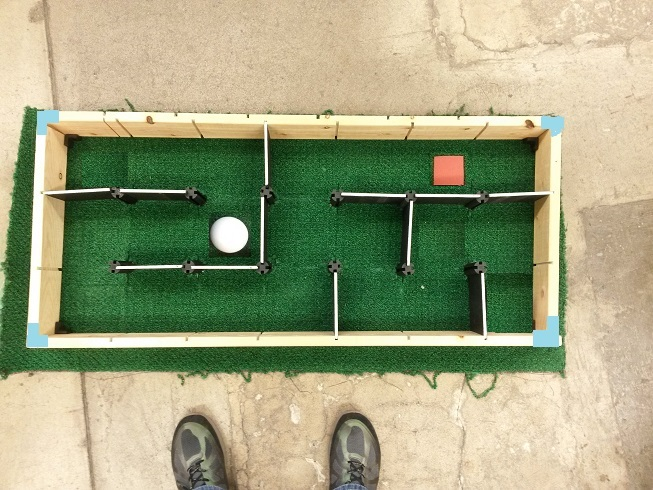
#> input picture maze3.jpg, 653 x 490 px, given in place of the camera
$ python maze_main.py
#> lines starting #> are read from the running program, lines starting #| are printed output that depends on the picture
### camera_main.py
"""
Brigham Young University
Sphero Maze Runner
ECEn Department Demo
Camera Main Code

Written in Python3
August 2019
"""

# Imports
import cv2
import time
import numpy as np
import json
import os
import tkinter as tk
import PIL.Image
import PIL.ImageTk

"""
Save Files:

these macros contain the file names for text files where various information
is saved.
Parameters:  saves threshold values for filters
Corners:  saves coordinates for four corners of maze.
Camera settings:  saves camera settings (exposure/brightness)
No Camera Img:  Image of a dummy maze used in testing/debugging
"""
PARAMETERS_FILE = "parameters.txt"
PRESET_FILE = "preset_settings.txt"
CORNERS_FILE = "corners.txt"
CAMERA_SETTINGS_FILE = "camSettings.txt"
NOCAM_IMG = 'testImage.jpg'

"""
Camera Parameters and Settings:

the following macros are used in operating the camera.

The camera number indicates which camera is being used; default value is 0. If
there are multiple cameras connected to a computer, adjust this integer
value until you get the correct camera.

The maximum, minimum, and initial values for brightness and exposure are given.
Be aware that for OpenCV that Linux and Windows use different values. Also,
these values may change with different camera, so double-check these values for
each camera (along with camera resolution).

The initial values are used to set up the camera.
"""
CAMERA_NUMBER = 0
# [6 lines of commented-out code are left out]
CAM_MAX_EXPOSURE_LINUX = 200
CAM_MAX_BRIGHTNESS_LINUX = 100.0
CAM_MIN_EXPOSURE_LINUX = 0
CAM_MIN_BRIGHTNESS_LINUX = 0
CAM_INITIAL_BRIGHTNESS_LINUX = 100
CAM_INITIAL_EXPOSURE_LINUX = 50
# Windows Camera Parameters
CAM_MAX_EXPOSURE_WIN = 0
CAM_MAX_BRIGHTNESS_WIN = 50
CAM_MIN_EXPOSURE_WIN = -13
CAM_MIN_BRIGHTNESS_WIN = 0
CAM_INITIAL_BRIGHTNESS_WIN = 25
CAM_INITIAL_EXPOSURE_WIN = -10

# Pixel width and height for cropped and warped maze image
PERSPECTIVE_WIDTH = 560		# Pixel Width
PERSPECTIVE_HEIGHT = 240    # Pixel Height

"""
Filtering parameters

The kernel is used for filtering. The trackbar maximums keep the HSV limited to
legimate HSV values.
"""
kernel = np.ones((3, 3), np.uint8)  # Kernel for filtering
H_TRACKBAR_MAX = 180
S_TRACKBAR_MAX = 255
V_TRACKBAR_MAX = 255


# This class will handle the camera and the filters
class MazeCamera:
    """Maze Camera: interface for camera

        The purpose of this code is to provide an interface for the maze
        code to interact with the camera. This code will handle the camera
        object, camera settings, and filter settings. This code will also
        handle functionality for corner coordinates.

    """

    def __init__(self, nocam=False):
        """Initialize the camera and color filters.

        First, the nocam flag is checked to determine whether to open the camera
        or load the dummy maze image. Next, the camera parameter variables are
        initialized according the the OS.

        The camera is then opened and the filters initialized.  Lastly, the
        corner coordinates from the previous run are loaded.

        :param nocam: boolean; if true, an image of the maze is loaded in place
                      of live stream (testing/debugging).
        """
        # Flag for no camera debug mode
        self.noCam = nocam

        # Camera Parameter setup
        self.cam_brightness_min = CAM_MIN_BRIGHTNESS_LINUX
        self.cam_brightness_max = CAM_MAX_BRIGHTNESS_LINUX
        self.cam_exposure_min = CAM_MIN_EXPOSURE_LINUX
        self.cam_exposure_max = CAM_MAX_EXPOSURE_LINUX
        self.cam_exposure_value = CAM_INITIAL_EXPOSURE_LINUX
        self.cam_brightness_value = CAM_INITIAL_BRIGHTNESS_LINUX
        self.OS = self.__check_os()

        # Camera Setup
        self.camera_open = False   # True if the camera is open
        self.camera_setup = False  # True if camera settings are configured
        if not self.noCam:
            self.cap = self.__open_camera()
            self.__setup_camera()

        # Filter setup
        # Initialize the thresholds for walls and endPoints
        self.wallsThreshold = self.Threshold("Walls Threshold")
        self.endPointThreshold = self.Threshold("Endpoint Threshold")
        self.__init_thresholds()

        # Load corners
        self.corners_set = False
        self.__load_corners()

    def __del__(self):
        """Class destructor releases camera at close of program; resets flags

        :return: nothing
        """
        try:
            if self.cap:
                self.cap.release()
            print("Maze Camera: Closing Camera")
        except Exception as error:
            print("Maze Camera: Hard Close")
            print(error)

        # Reset flags
        self.camera_open = False
        self.camera_setup = False

# --------------------------  Helper Classes --------------------------------- #

    class Threshold:
        """
        The HSV threshold class used for storing filter thresholds values for
        each filter

        These values will be overwritten with the actual filter values
        """
        def __init__(self, threshold_name):
            self.name = threshold_name  # Identifying name
        # HSV values
        H_MIN = 0
        H_MAX = 180
        S_MIN = 0
        S_MAX = 255
        V_MIN = 0
        V_MAX = 255

    class Sliders:
        # [36 lines left out: functions __init__, __init_trackbar, not called in this run]

# ------------------------------------- Camera Setup ------------------------- #

    def __open_camera(self):
        """ Open camera will open up camera object (video capture).

        :return: camera object if successful; None otherwise
        """
        # Open the camera
        try:
            camera = cv2.VideoCapture(CAMERA_NUMBER)
            # Check if the opened
            if camera.isOpened():
                self.camera_open = True
                print("Maze Camera Opened")
                return camera
            else:
                print("Maze Camera: Init Error: Failed to open camera")
                return
        # Sound the alarm if the camera fails to open
        except Exception as error:
            print("Maze Camera: Init Error: Failed to open the camera for the",
                  " following reason:")
            print(error)
            return

    def __setup_camera(self):
        """ Setup camera will initialize the settings for the camera

        The camera brightness and exposure values are set to initial values
        according to the OS

        :return: nothing
        """
        # Initialize camera brightness and exposure
        self.cam_brightness_value = self.cam_brightness_init
        self.cam_exposure_value = self.cam_exposure_init
        # Apply exposure and brightness values to camera
        if self.camera_open:
            try:
                # This is needed in Linux to allow changes in exposure
                self.cap.set(cv2.CAP_PROP_AUTO_EXPOSURE, 0.25)
                self.__load_cam_settings()
                # Windows
                if self.OS == 'Windows':
                    self.cap.set(cv2.CAP_PROP_BRIGHTNESS,
                                 self.cam_brightness_value)
                    self.cap.set(cv2.CAP_PROP_EXPOSURE,
                                 self.cam_exposure_value)
                # Linux
                else:
                    self.cap.set(cv2.CAP_PROP_BRIGHTNESS,
                                 (self.cam_brightness_value /
                                  CAM_MAX_BRIGHTNESS_LINUX))
                    self.cap.set(cv2.CAP_PROP_EXPOSURE,
                                 (self.cam_exposure_value /
                                  CAM_MAX_EXPOSURE_LINUX))
                self.camera_setup = True  # Set flag
            except Exception as error:
                print("Maze Camera Error:  Failed to setup camera: ")
                print(error)

# -------------------- Reset functions for camera and filters ---------------- #
    # [71 lines left out: functions reset_camera, set_exposure, set_brightness, save_cam_settings, not called in this run]

    def __load_cam_settings(self):
        """ This function will read in camera settings from a text file

        :return: nothing
        """
        try:
            with open(CAMERA_SETTINGS_FILE) as f:
#> (reads camSettings.txt from the repository)
                self.cam_brightness_value, self.cam_exposure_value =\
                    json.load(f)
            print("Maze Camera: Loading previous brightness and exposure",
                  " settings from file: ",
                  self.cam_brightness_value,
                  self.cam_exposure_value)
        except Exception as error:
            print("Maze Camera: Unable to load brightness and exposure settings"
                  " from camSettings.txt.")
            print(error)

# -------------------- Filters and Stuff ------------------------------------- #
    def __init_thresholds(self):
        """ This function will read in threshold values from a text file

        :return:
        """
        print("Maze Camera: Loading filter values from param file")
        f = open(PARAMETERS_FILE, 'r')
#> (reads parameters.txt from the repository)
#> (reads corners.txt from the repository)
        self.__read_values_from_file(f, self.wallsThreshold)
        self.__read_values_from_file(f, self.endPointThreshold)

        f.close()

    # [11 lines left out: function save_threshold_values, not called in this run]

    @staticmethod
    def __read_values_from_file(file, threshold_class):
        """ Supporting function that reads values into a threshold class.

        :param file: file object to be read
        :param threshold_class: the threshold class used (e.g. walls)
        :return: nothing
        """
        try:
            threshold_class.H_MIN = int(file.readline())
            threshold_class.H_MAX = int(file.readline())
            threshold_class.S_MIN = int(file.readline())
            threshold_class.S_MAX = int(file.readline())
            threshold_class.V_MIN = int(file.readline())
            threshold_class.V_MAX = int(file.readline())

        except Exception as error:
            print("Maze Camera: failed to read in file: ")
            print(error)

    # [253 lines left out: functions __write_values_to_file, __on_trackbar, __create_trackbars, close_window, __pack_buttons, __load_preset_values and 4 more, not called in this run]

    def get_image_wall_filtered(self, transform=False):
        """ Returns an image filtered with the threshold values for the walls

            If transform is true, it will return a transformed image that crops
            out everything outside the region between the corners and forces
            that region into a rectangular shape

            An image is read from the camera. This image is then passed through
            a threshold filter based on the HSV wall values.

        :param transform: Bool; if true, corners are used ot warp image to
        :return: filtered image of walls
        """
#> called with transform = True
        if self.noCam:
            img = cv2.imread(NOCAM_IMG, cv2.IMREAD_COLOR)

        elif self.camera_open:
            # Read and return image from camera
            ret, img = self.cap.read()
#> img is the input picture: shape (490, 653, 3); mean B, G, R 126.2, 161.8, 157.6

        else:
            return

        # Apply transformation to image if needed
        if transform:
            try:
                img = self.__crop_image(img)
            except Exception as error:
                print("Maze Camera: Get Image Error: failed to get transformed",
                      " image")
                print(error)

        # Convert it to HSV and filter it
        hsv_img = cv2.cvtColor(img, cv2.COLOR_BGR2HSV)
        walls_img = cv2.inRange(hsv_img, np.array([self.wallsThreshold.H_MIN,
                                                   self.wallsThreshold.S_MIN,
                                                   self.wallsThreshold.V_MIN]),
                                np.array([self.wallsThreshold.H_MAX,
                                          self.wallsThreshold.S_MAX,
                                          self.wallsThreshold.V_MAX]))
        # walls_img = cv2.erode(walls_img, kernel, iterations=1)
        walls_img = cv2.morphologyEx(walls_img, cv2.MORPH_OPEN, kernel)
        walls_img = cv2.morphologyEx(walls_img, cv2.MORPH_OPEN, kernel)
        walls_img = cv2.morphologyEx(walls_img, cv2.MORPH_CLOSE, kernel)
        # walls_img =cv2.dilate(walls_img, kernel, iterations=2)

        return walls_img

    # [65 lines left out: functions get_image_endpoint_filtered, get_corners, __save_corners, not called in this run]

    def __load_corners(self):
        """ This function will read in corner values from a text file

        :return: nothing
        """
        try:
            with open(CORNERS_FILE) as f:
                self.maze_ROI, self.corners = json.load(f)
            print("Maze Camera: Loading previous corner values from file: ",
                  self.corners)
            self.corners_set = True
        except Exception as error:
            print("Maze Camera: Unable to load corner data from corners.txt.",
                  " Please set corners before running maze")
            print(error)

    # [102 lines left out: functions set_corners, CallBackFunc, not called in this run]

# ------------------------------------------ Transformations ----------------- #
    def __getTransformation(self):
        """ Uses corners to transform image perspective

        :return: transformed image
        """
        if not self.corners_set:
            print("Maze Camera: Transform Error: corners not set")

        else:
            transformed_corners = [[0, 0],
                                   [PERSPECTIVE_WIDTH - 0, 0],
                                   [0, PERSPECTIVE_HEIGHT - 0],
                                   [PERSPECTIVE_WIDTH - 0,
                                    PERSPECTIVE_HEIGHT - 0]]

            transformation = \
                cv2.getPerspectiveTransform(np.array(self.corners,
                                                     np.float32),
                                            np.array(transformed_corners,
                                                     np.float32))
            return transformation

    def __crop_image(self, img):
        """ Crops an image according to the corners.

        Uses a warp perspective to return image to rectangular shape

        :param img: Image to be cropped
        :return: cropped image
        """
        if self.corners_set:
            # Crop image to that which is within corners
            img = img[self.maze_ROI['row1']: self.maze_ROI['row2'],
                      self.maze_ROI['col1']: self.maze_ROI['col2']]
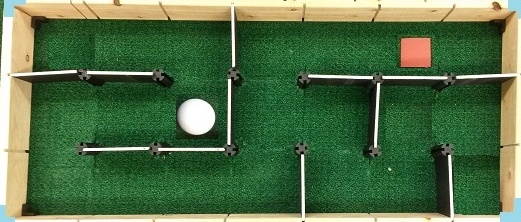
#> img: shape (222, 521, 3); mean of channels 0, 1, 2 71.5, 112.7, 81.4; drawn as B, G, R
            # Transform image
            transformation = self.__getTransformation()
            img = cv2.warpPerspective(img, transformation,
                                      (PERSPECTIVE_WIDTH, PERSPECTIVE_HEIGHT))
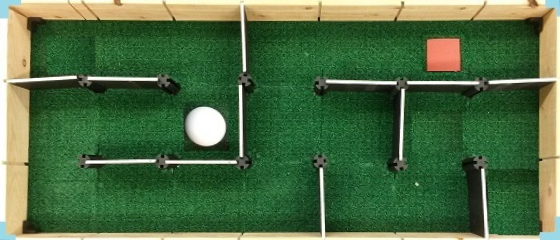
#> img: shape (240, 560, 3); mean of channels 0, 1, 2 67.9, 109.4, 77.6; drawn as B, G, R
        else:
            print("Maze Camera: Crop Image Error: corners not set")

        return img

# ------------------------------------------ OS CHECKER ---------------------- #
    def __check_os(self):
        """ Checks OS

        This function will determine the OS running the program.  It assumes
        that either Windows or Linux is running it.

        Mac OS is not directly supported, but will be assumed to be Linux.

        The result of this test will determine which parameters to use for
         camera brightness and exposure.

        :return: String of OS name
        """
        if os.name == 'nt':
            print("Windows OS Found")
            self.cam_brightness_init = CAM_INITIAL_BRIGHTNESS_WIN
            self.cam_exposure_init = CAM_INITIAL_EXPOSURE_WIN
            self.cam_brightness_min = CAM_MIN_BRIGHTNESS_WIN
            self.cam_brightness_max = CAM_MAX_BRIGHTNESS_WIN
            self.cam_exposure_min = CAM_MIN_EXPOSURE_WIN
            self.cam_exposure_max = CAM_MAX_EXPOSURE_WIN
            return 'Windows'
        else:
            print("Linux OS Found")
            self.cam_brightness_init = CAM_INITIAL_BRIGHTNESS_LINUX
            self.cam_exposure_init = CAM_INITIAL_EXPOSURE_LINUX
            self.cam_brightness_min = CAM_MIN_BRIGHTNESS_LINUX
            self.cam_brightness_max = CAM_MAX_BRIGHTNESS_LINUX
            self.cam_exposure_min = CAM_MIN_EXPOSURE_LINUX
            self.cam_exposure_max = CAM_MAX_EXPOSURE_LINUX
            return 'Linux'

### solver.py
"""
Brigham Young University
Sphero Maze Runner
ECEn Department Demo
Solver Code

Written in Python 3
July 2019
"""

# Imports
import dijkstra
from collections import defaultdict
import cv2
import numpy as np
import collections

FILTER_THRESHOLD = 15000    # Walls filter threshold
PERSPECTIVE_WIDTH = 560		# Pixel Width
PERSPECTIVE_HEIGHT = 240    # Pixel Height
ROWS = 4                # The Number of rows in the physical maze
COLS = 7				# The number of columns in the physical maze
# PREVIOUS_SPHERO_COORD = [PERSPECTIVE_WIDTH//2, PERSPECTIVE_HEIGHT//2, 1]


class MazeSolver:
    """ Maze Solver: uses camera info to provide checkpoints for controller.

        Maze solver uses inputs from the camera object to provide maze
        checkpoints for the Sphero controller to use in directing the Sphero to
        the end point.  In short, it uses filtered and raw maze images to locate
        walls, the endpoint, and the Sphero; with this information the solver
        then "solves" the maze using Dijkstra's algorithm. The results of the
        maze solving algorithms are checkpoints representing the shortest path
        the Sphero can use to get to the end point.
    """

    def __init__(self, camera, debug_mode=False):
        """ Load in camera object, setup up maze solving parameters/variables

        The camera object is loaded in to be used internally. Variables for
        past data (e.g. Sphero coordinates and maze layout) are established. The
        blob detector for the end point is created.  Debug mode flag is also
        loaded.

        :param camera: camera_main object.  Must be initialized first.
        :param debug_mode: Flag for debug mode
        """
        self.camera = camera
        self.previous_sphero_coords = [0, 0]
        self.previous_mazes = collections.deque(maxlen=5)
        self.debug = debug_mode
        self.wall_img_debug = self.camera.get_image_wall_filtered(True).copy()
#> (the rest of the program and of its run is left out)
